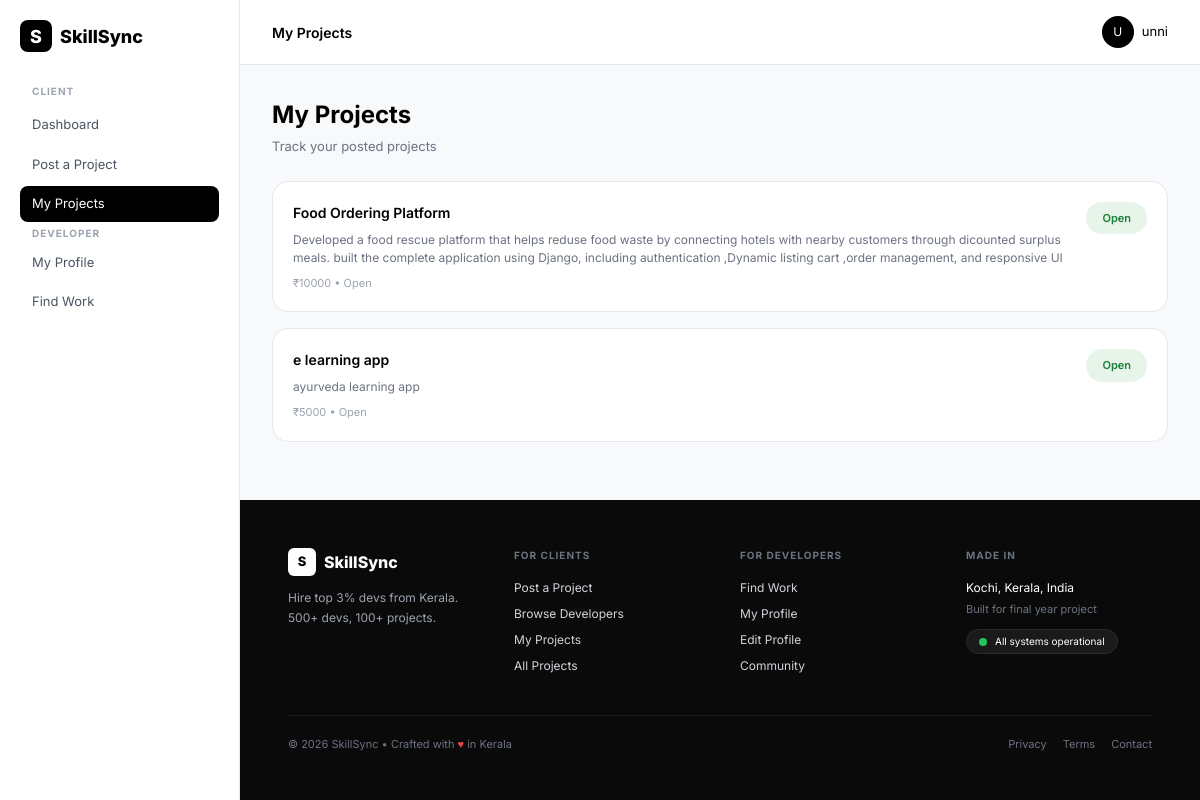
Page /my-projects/ (signed in) on the committed database.
### accounts/models.py (models this page shows, shortened)
class Project(models.Model):
    STATUS_CHOICES = [
        ('Open', 'Open'),
        ('In Progress', 'In Progress'),
        ('Completed', 'Completed'),
    ]
    title = models.CharField(max_length=200)
    description = models.TextField()
    budget = models.CharField(max_length=100, help_text="Eg: ₹5000 - ₹10000")
    skills_required = models.CharField(max_length=500, blank=True)
    posted_by = models.ForeignKey(User, on_delete=models.CASCADE)
    created_at = models.DateTimeField(auto_now_add=True)
    status = models.CharField(max_length=20, default='Open', choices=STATUS_CHOICES)
    deadline = models.DateField(null=True, blank=True)

### accounts/views.py (the view)
# urls.py: path('my-projects/', views.my_projects, name='my_projects'),
@login_required
def my_projects(request):
    projects = Project.objects.filter(posted_by=request.user).order_by('-id')
    return render(request, 'accounts/my_projects.html', {'projects': projects})

### accounts/templates/accounts/my_projects.html (shortened to what this page needs)
{% load static %}
<!DOCTYPE html>
<html>
<head>
<script src="https://cdn.tailwindcss.com"></script>
</head>
<body class="bg-[#f8f9fb]">
<div class="flex min-h-screen">
  <aside class="w-[240px] bg-white border-r border-gray-200 p-5 fixed h-full z-20">
    <div class="flex items-center gap-2 font-extrabold text-[18px]"><div class="w-8 h-8 bg-black text-white rounded-lg flex items-center justify-center">S</div>SkillSync</div>
    <nav class="mt-8 space-y-1">
      <p class="text-[10px] text-gray-400 font-bold tracking-widest mb-2 px-3">CLIENT</p>
      <a href="/" class="block px-3 py-2 text-[13px] text-gray-600 rounded-lg">Dashboard</a>
      <a href="/post-project/" class="block px-3 py-2 text-[13px] text-gray-600 rounded-lg">Post a Project</a>
      <a href="/my-projects/" class="block bg-black text-white px-3 py-2 rounded-lg text-[13px]">My Projects</a>
      <p class="text-[10px] text-gray-400 font-bold tracking-widest mt-6 mb-2 px-3">DEVELOPER</p>
      <a href="/my-profile/" class="block px-3 py-2 text-[13px] text-gray-600 rounded-lg">My Profile</a>
      <a href="/projects-for-you/" class="block px-3 py-2 text-[13px] text-gray-600 rounded-lg">Find Work</a>
    </nav>
  </aside>
  <main class="flex-1 ml-[240px] flex flex-col min-h-screen">
    <header class="bg-white border-b border-gray-200 px-8 py-4 flex justify-between items-center"><h2 class="font-semibold text-[14px]">My Projects</h2><div class="flex items-center gap-2"><div class="w-8 h-8 bg-black text-white rounded-full flex items-center justify-center text-[12px]">U</div><span class="text-[13px]">{{ user.username }}</span></div></header>
    <section class="flex-1 p-8">
      <h1 class="text-[24px] font-bold">My Projects</h1>
      <p class="text-[13px] text-gray-500 mt-1 mb-6">Track your posted projects</p>
      <div class="space-y-4">
        {% for project in projects %}
        <div class="bg-white border border-gray-200 rounded-2xl p-5 flex justify-between items-start">
          <div class="flex-1">
            <h3 class="font-semibold text-[14px]">{{ project.title }}</h3>
            <p class="text-[12px] text-gray-500 mt-2 line-clamp-2">{{ project.description }}</p>
            <p class="text-[11px] text-gray-400 mt-2">₹{{ project.budget }} • {{ project.status|default:"Open" }}</p>
          </div>
          <a href="/project/{{ project.id }}/" class="ml-4 bg-[#e6f4ea] text-[#1a7f37] text-[11px] font-semibold px-4 py-2 rounded-full hover:bg-black hover:text-white transition">Open</a>
        </div>
        {% empty %}
        <p class="text-[13px] text-gray-500">No projects yet.</p>
        {% endfor %}
      </div>
    </section>
    {% include 'accounts/footer.html' %}
  </main>
</div>
</body>
</html>

### accounts/templates/accounts/my_projects.html (style rules this page uses)
body { font-family:'Inter',sans-serif }

### rows in the picture
Project: title "Food Ordering Platform", description "Developed a food rescue platform that helps reduse food waste by connecting hotels with nearby customers through dicounted surplus meals. built the complete application using Django, including authentication ,Dynamic listing cart ,order management, and responsive UI", budget "10000", status "Open"
Project: title "e learning app", description "ayurveda learning app", budget "5000", status "Open"

### other values in the picture
{{ user.username }} "unni"
